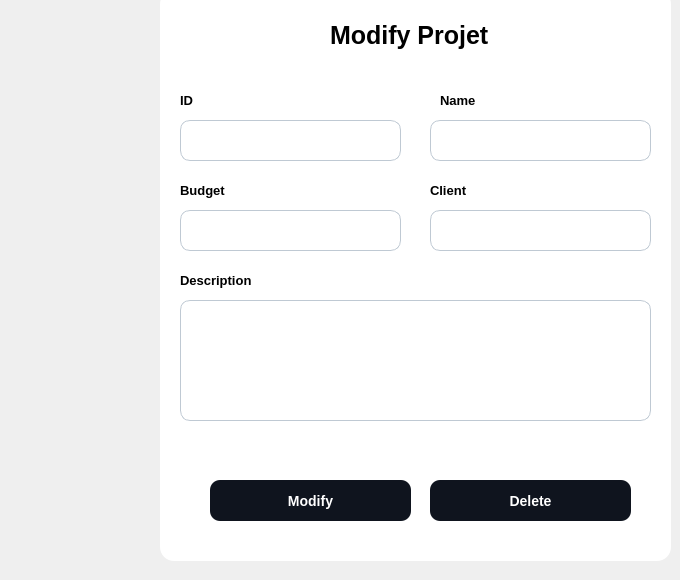
           <widget class="QWidget" name="page_25">
            <widget class="QGroupBox" name="groupBox_4">
             <property name="geometry">
              <rect>
               <x>160</x>
               <y>-10</y>
               <width>511</width>
               <height>571</height>
              </rect>
             </property>
             <property name="styleSheet">
              <string notr="true">background-color :white ; 
border-radius :14px ; </string>
             </property>
             <property name="title">
              <string/>
             </property>
             <widget class="QLineEdit" name="ID_projet_2">
              <property name="enabled">
               <bool>false</bool>
              </property>
              <property name="geometry">
               <rect>
                <x>20</x>
                <y>130</y>
                <width>221</width>
                <height>41</height>
               </rect>
              </property>
              <property name="styleSheet">
               <string notr="true">
	background-color:white ; 
	border-radius:10px ; 
	font-size:13px ; 
	padding-left : 15px ; 
	border:1px solid #BFC9D3 ; 
</string>
              </property>
             </widget>
             <widget class="QLabel" name="label_75">
              <property name="geometry">
               <rect>
                <x>20</x>
                <y>100</y>
                <width>21</width>
                <height>21</height>
               </rect>
              </property>
              <property name="styleSheet">
               <string notr="true">font-size:13px;
font-weight:bold ; </string>
              </property>
              <property name="text">
               <string>ID</string>
              </property>
             </widget>
             <widget class="QLabel" name="title1_8">
              <property name="geometry">
               <rect>
                <x>170</x>
                <y>30</y>
                <width>171</width>
                <height>31</height>
               </rect>
              </property>
              <property name="styleSheet">
               <string notr="true">QLabel {
	font-size: 25px ; 
	font-weight:bold ; 
	
}</string>
              </property>
              <property name="text">
               <string>Modify Projet</string>
              </property>
             </widget>
             <widget class="QLabel" name="label_76">
              <property name="geometry">
               <rect>
                <x>20</x>
                <y>190</y>
                <width>51</width>
                <height>21</height>
               </rect>
              </property>
              <property name="styleSheet">
               <string notr="true">font-size:13px;
font-weight:bold ; </string>
              </property>
              <property name="text">
               <string>Budget</string>
              </property>
             </widget>
             <widget class="QLabel" name="label_77">
              <property name="geometry">
               <rect>
                <x>20</x>
                <y>280</y>
                <width>81</width>
                <height>21</height>
               </rect>
              </property>
              <property name="styleSheet">
               <string notr="true">font-size:13px;
font-weight:bold ; </string>
              </property>
              <property name="text">
               <string>Description</string>
              </property>
             </widget>
             <widget class="QTextEdit" name="desc_project_2">
              <property name="geometry">
               <rect>
                <x>20</x>
                <y>310</y>
                <width>471</width>
                <height>121</height>
               </rect>
              </property>
              <property name="styleSheet">
               <string notr="true">
	background-color:white ; 
	border-radius:10px ; 
	font-size:13px ; 
	padding : 15px 0 0 15px ; 
	border:1px solid #BFC9D3 ; 

</string>
              </property>
             </widget>
             <widget class="QPushButton" name="modify_project">
              <property name="geometry">
               <rect>
                <x>50</x>
                <y>490</y>
                <width>201</width>
                <height>41</height>
               </rect>
              </property>
              <property name="cursor">
               <cursorShape>PointingHandCursor</cursorShape>
              </property>
              <property name="styleSheet">
               <string notr="true">QPushButton {
	background-color:#0F141E ; 
	border-radius:10px ; 
	color : white ; 
	font-size:14px ; 
	font-weight:bold; 
}

QPushButton::hover {
	background-color:#4AC7EA ; 
	color:white ; 
}</string>
              </property>
              <property name="text">
               <string>Modify</string>
              </property>
             </widget>
             <widget class="QPushButton" name="delete__project">
              <property name="geometry">
               <rect>
                <x>270</x>
                <y>490</y>
                <width>201</width>
                <height>41</height>
               </rect>
              </property>
              <property name="cursor">
               <cursorShape>PointingHandCursor</cursorShape>
              </property>
              <property name="styleSheet">
               <string notr="true">QPushButton {
	background-color:#0F141E ; 
	border-radius:10px ; 
	color : white ; 
	font-size:14px ; 
	font-weight:bold; 
}

QPushButton::hover {
	background-color:#D60002 ; 
	color:white ; 
}</string>
              </property>
              <property name="text">
               <string>Delete</string>
              </property>
             </widget>
             <widget class="QLineEdit" name="name_projet_2">
              <property name="geometry">
               <rect>
                <x>270</x>
                <y>130</y>
                <width>221</width>
                <height>41</height>
               </rect>
              </property>
              <property name="styleSheet">
               <string notr="true">
	background-color:white ; 
	border-radius:10px ; 
	font-size:13px ; 
	padding-left : 15px ; 
	border:1px solid #BFC9D3 ; 
</string>
              </property>
             </widget>
             <widget class="QLabel" name="label_78">
              <property name="geometry">
               <rect>
                <x>280</x>
                <y>100</y>
                <width>41</width>
                <height>21</height>
               </rect>
              </property>
              <property name="styleSheet">
               <string notr="true">font-size:13px;
font-weight:bold ; </string>
              </property>
              <property name="text">
               <string>Name</string>
              </property>
             </widget>
             <widget class="QLabel" name="label_79">
              <property name="geometry">
               <rect>
                <x>270</x>
                <y>190</y>
                <width>61</width>
                <height>21</height>
               </rect>
              </property>
              <property name="styleSheet">
               <string notr="true">font-size:13px;
font-weight:bold ; </string>
              </property>
              <property name="text">
               <string>Client</string>
              </property>
             </widget>
             <widget class="QLineEdit" name="client_project_2">
              <property name="geometry">
               <rect>
                <x>270</x>
                <y>220</y>
                <width>221</width>
                <height>41</height>
               </rect>
              </property>
              <property name="styleSheet">
               <string notr="true">
	background-color:white ; 
	border-radius:10px ; 
	font-size:13px ; 
	padding-left : 15px ; 
	border:1px solid #BFC9D3 ; 
</string>
              </property>
              <property name="readOnly">
               <bool>true</bool>
              </property>
             </widget>
             <widget class="QLineEdit" name="budget_project_2">
              <property name="geometry">
               <rect>
                <x>20</x>
                <y>220</y>
                <width>221</width>
                <height>41</height>
               </rect>
              </property>
              <property name="styleSheet">
               <string notr="true">
	background-color:white ; 
	border-radius:10px ; 
	font-size:13px ; 
	padding-left : 15px ; 
	border:1px solid #BFC9D3 ; 
</string>
              </property>
             </widget>
            </widget>
           </widget>
